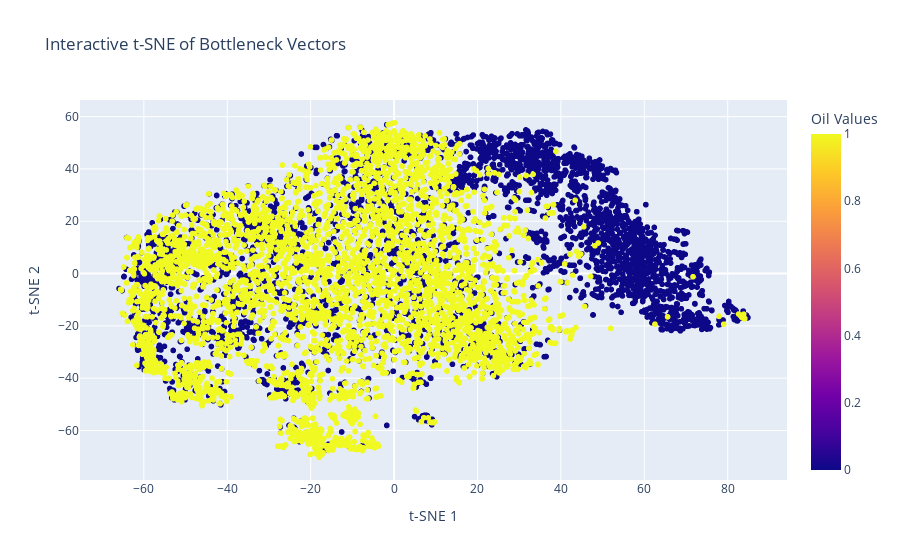

The cell this chart's notebook holds for it:
### Code cell
import plotly.express as px
import plotly.graph_objects as go

# Create interactive plot with Plotly
fig = px.scatter(
    x=X_tsne[:, 0], 
    y=X_tsne[:, 1], 
    color=oil_values,
    hover_data={'Oil value': oil_values},
    labels={'x': 't-SNE 1', 'y': 't-SNE 2', 'color': 'Oil Values'},
    title='Interactive t-SNE of Bottleneck Vectors'
)

fig.show()

### Figure 1 — Plotly figure (JSON) as saved in the notebook; plotly's stock layout.template omitted (floating-point values rounded to 4 significant figures; data arrays with more than 128 entries replaced by an {"elided": "..."} marker saying what was removed)
{"data": [{"customdata": {"elided": "7803x1 float values"}, "hovertemplate": "t-SNE 1=%{x}<br>t-SNE 2=%{y}<br>Oil value=%{customdata[0]}<br>Oil Values=%{marker.color}<extra></extra>", "legendgroup": "", "marker": {"color": {"elided": "7803 float values"}, "coloraxis": "coloraxis", "symbol": "circle"}, "mode": "markers", "name": "", "showlegend": false, "type": "scattergl", "x": {"elided": "7803 float values"}, "xaxis": "x", "y": {"elided": "7803 float values"}, "yaxis": "y"}], "layout": {"coloraxis": {"colorbar": {"title": {"text": "Oil Values"}}, "colorscale": [[0, "#0d0887"], [0.1111, "#46039f"], [0.2222, "#7201a8"], [0.3333, "#9c179e"], [0.4444, "#bd3786"], [0.5556, "#d8576b"], [0.6667, "#ed7953"], [0.7778, "#fb9f3a"], [0.8889, "#fdca26"], [1, "#f0f921"]]}, "legend": {"tracegroupgap": 0}, "title": {"text": "Interactive t-SNE of Bottleneck Vectors"}, "xaxis": {"anchor": "y", "domain": [0, 1], "title": {"text": "t-SNE 1"}}, "yaxis": {"anchor": "x", "domain": [0, 1], "title": {"text": "t-SNE 2"}}}}
